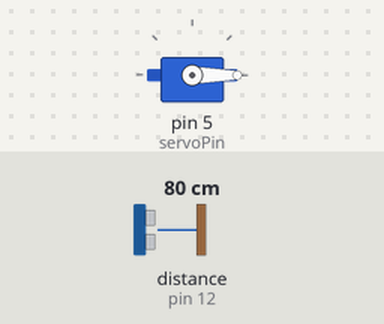
Recording of a sketch running on a simulated Arduino Uno, built with avr-gcc and run on an emulated ATmega328P. Shown: servo. Wiring (inferred from the names in the program): ultrasonic range finder: trigger pin 13; echo pin 12. The test bench sets the inputs (shaded band); at power-on: distance to the obstacle (sensor on pin 12) 80 cm. The echo pulse lasts 58.3 µs per cm.

Above: at 1.2 s.
1.3 s: distance to the obstacle (sensor on pin 12) set to 33 cm
2.8 s: distance to the obstacle (sensor on pin 12) set to 28 cm
At 3.26 s:
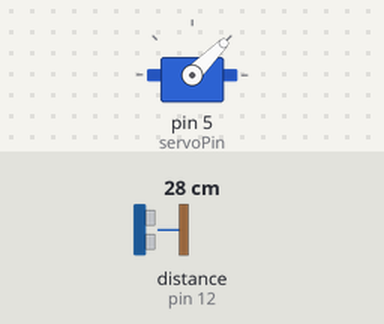
At 5.2 s:
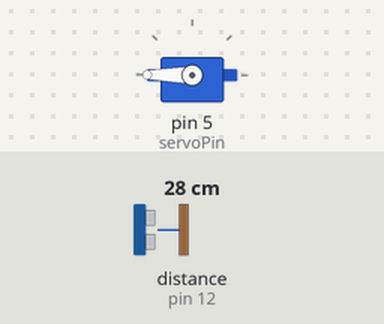
Timing chart, 0 to 11.8 s (numbered marks = the images above; inputs shaded):
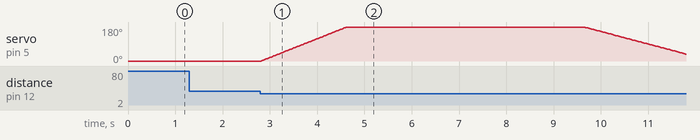

The sketch:

sketch_feb09a.ino
```cpp
//nodeMCU #2
#include <Servo.h>

#define trigpin2 13 //D7
#define echopin2 12 //D6

#define servoPin 5  //D1

Servo servo;

long duration2;
int distance2;

void setup() {
  // put your setup code here, to run once:
 servo.attach(servoPin);
 servo.write(0);

  pinMode(trigpin2, OUTPUT);
  pinMode(echopin2, INPUT);


}

void loop()
{
  digitalWrite(trigpin2, LOW);
  delayMicroseconds(5);

  digitalWrite(trigpin2, HIGH);
  delayMicroseconds(10);

  digitalWrite(trigpin2, LOW);

  duration2 = pulseIn(echopin2, HIGH);
  distance2 = duration2*0.034/2;

  Serial.print("Distance2: ");
  Serial.println(distance2);

  if(distance2 < 30)
  {
    for(int i=0; i<=180; i+=1)
    {
      servo.write(i);
      delay(10);
    }

    delay(5000);

    for(int i=180; i>=0; i-=1)
    {
      servo.write(i);
      delay(15);
    }
  }
}
```

Measured:
- the behaviour switches between 31 and 30 cm on distance to the obstacle (sensor on pin 12) (found by bisection; images 0 and 1)
- after the input at 1.3 s, every drawn part: stays the same
- after the input at 2.8 s, servo on pin 5 (servoPin): rises from 0° to 180° in 1.8 s, then falls to 37° in 7.2 s
